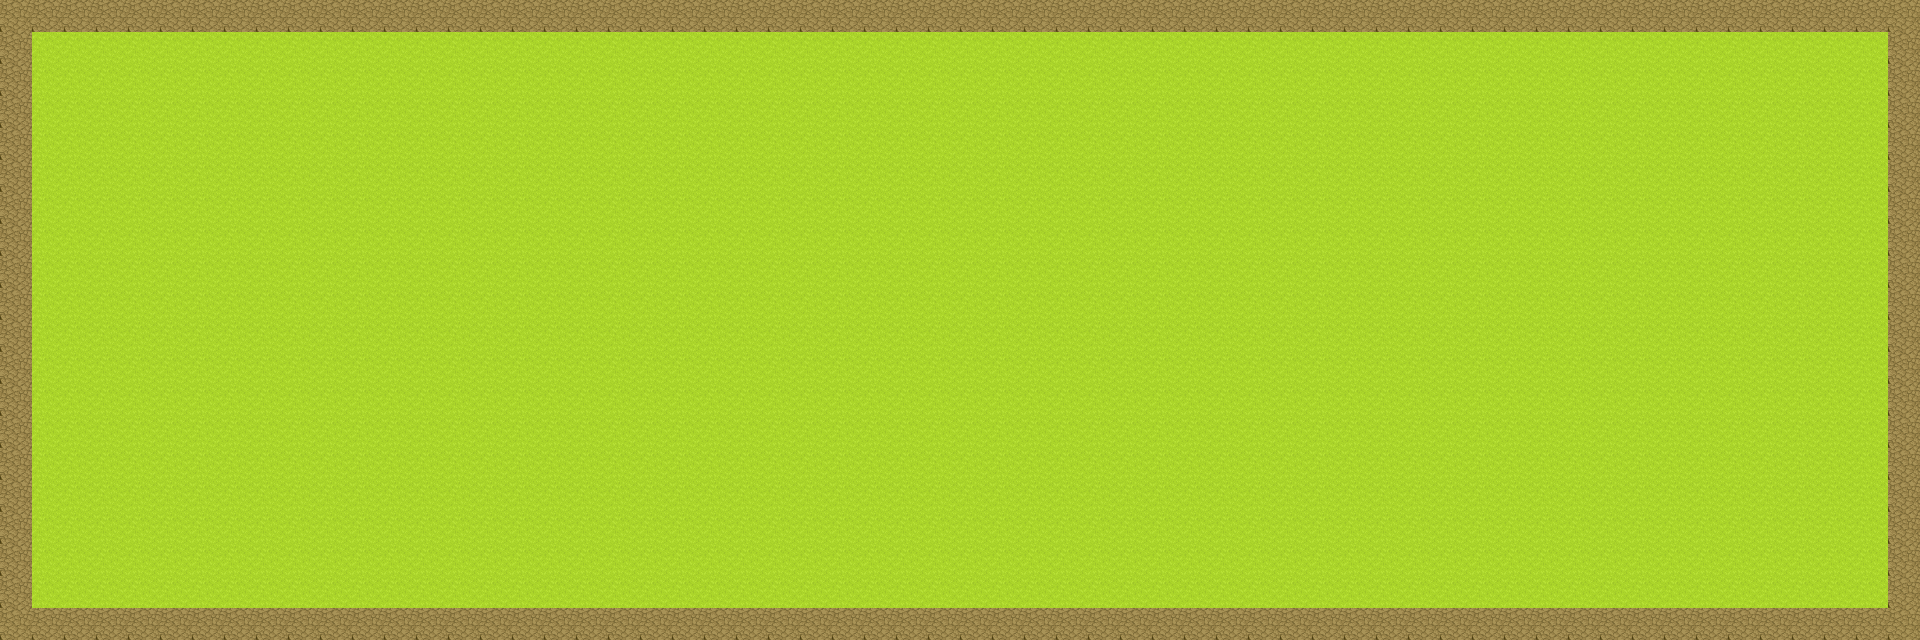

Tiled map render using the project's own tile images. Description and the whole map definition, tile-layer contents included, below:
An orthogonal 60x20 tile map with 32x32 px tiles, 1 tile layer (Tile Layer 1).

<map version="1.10" tiledversion="1.11.2" orientation="orthogonal" renderorder="right-down" width="60" height="20" tilewidth="32" tileheight="32" infinite="0" nextlayerid="2" nextobjectid="1">
 <tileset firstgid="1" source="[Base]BaseChip_pipo.tsx" />
 <layer id="1" name="Tile Layer 1" width="60" height="20">
  <data encoding="csv">
117,117,117,117,117,117,117,117,117,117,117,117,117,117,117,117,117,117,117,117,117,117,117,117,117,117,117,117,117,117,117,117,117,117,117,117,117,117,117,117,117,117,117,117,117,117,117,117,117,117,117,117,117,117,117,117,117,117,117,117,
117,3,3,3,3,3,3,3,3,3,3,3,3,3,3,3,3,3,3,3,3,3,3,3,3,3,3,3,3,3,3,3,3,3,3,3,3,3,3,3,3,3,3,3,3,3,3,3,3,3,3,3,3,3,3,3,3,3,3,117,
117,3,3,3,3,3,3,3,3,3,3,3,3,3,3,3,3,3,3,3,3,3,3,3,3,3,3,3,3,3,3,3,3,3,3,3,3,3,3,3,3,3,3,3,3,3,3,3,3,3,3,3,3,3,3,3,3,3,3,117,
117,3,3,3,3,3,3,3,3,3,3,3,3,3,3,3,3,3,3,3,3,3,3,3,3,3,3,3,3,3,3,3,3,3,3,3,3,3,3,3,3,3,3,3,3,3,3,3,3,3,3,3,3,3,3,3,3,3,3,117,
117,3,3,3,3,3,3,3,3,3,3,3,3,3,3,3,3,3,3,3,3,3,3,3,3,3,3,3,3,3,3,3,3,3,3,3,3,3,3,3,3,3,3,3,3,3,3,3,3,3,3,3,3,3,3,3,3,3,3,117,
117,3,3,3,3,3,3,3,3,3,3,3,3,3,3,3,3,3,3,3,3,3,3,3,3,3,3,3,3,3,3,3,3,3,3,3,3,3,3,3,3,3,3,3,3,3,3,3,3,3,3,3,3,3,3,3,3,3,3,117,
117,3,3,3,3,3,3,3,3,3,3,3,3,3,3,3,3,3,3,3,3,3,3,3,3,3,3,3,3,3,3,3,3,3,3,3,3,3,3,3,3,3,3,3,3,3,3,3,3,3,3,3,3,3,3,3,3,3,3,117,
117,3,3,3,3,3,3,3,3,3,3,3,3,3,3,3,3,3,3,3,3,3,3,3,3,3,3,3,3,3,3,3,3,3,3,3,3,3,3,3,3,3,3,3,3,3,3,3,3,3,3,3,3,3,3,3,3,3,3,117,
117,3,3,3,3,3,3,3,3,3,3,3,3,3,3,3,3,3,3,3,3,3,3,3,3,3,3,3,3,3,3,3,3,3,3,3,3,3,3,3,3,3,3,3,3,3,3,3,3,3,3,3,3,3,3,3,3,3,3,117,
117,3,3,3,3,3,3,3,3,3,3,3,3,3,3,3,3,3,3,3,3,3,3,3,3,3,3,3,3,3,3,3,3,3,3,3,3,3,3,3,3,3,3,3,3,3,3,3,3,3,3,3,3,3,3,3,3,3,3,117,
117,3,3,3,3,3,3,3,3,3,3,3,3,3,3,3,3,3,3,3,3,3,3,3,3,3,3,3,3,3,3,3,3,3,3,3,3,3,3,3,3,3,3,3,3,3,3,3,3,3,3,3,3,3,3,3,3,3,3,117,
117,3,3,3,3,3,3,3,3,3,3,3,3,3,3,3,3,3,3,3,3,3,3,3,3,3,3,3,3,3,3,3,3,3,3,3,3,3,3,3,3,3,3,3,3,3,3,3,3,3,3,3,3,3,3,3,3,3,3,117,
117,3,3,3,3,3,3,3,3,3,3,3,3,3,3,3,3,3,3,3,3,3,3,3,3,3,3,3,3,3,3,3,3,3,3,3,3,3,3,3,3,3,3,3,3,3,3,3,3,3,3,3,3,3,3,3,3,3,3,117,
117,3,3,3,3,3,3,3,3,3,3,3,3,3,3,3,3,3,3,3,3,3,3,3,3,3,3,3,3,3,3,3,3,3,3,3,3,3,3,3,3,3,3,3,3,3,3,3,3,3,3,3,3,3,3,3,3,3,3,117,
117,3,3,3,3,3,3,3,3,3,3,3,3,3,3,3,3,3,3,3,3,3,3,3,3,3,3,3,3,3,3,3,3,3,3,3,3,3,3,3,3,3,3,3,3,3,3,3,3,3,3,3,3,3,3,3,3,3,3,117,
117,3,3,3,3,3,3,3,3,3,3,3,3,3,3,3,3,3,3,3,3,3,3,3,3,3,3,3,3,3,3,3,3,3,3,3,3,3,3,3,3,3,3,3,3,3,3,3,3,3,3,3,3,3,3,3,3,3,3,117,
117,3,3,3,3,3,3,3,3,3,3,3,3,3,3,3,3,3,3,3,3,3,3,3,3,3,3,3,3,3,3,3,3,3,3,3,3,3,3,3,3,3,3,3,3,3,3,3,3,3,3,3,3,3,3,3,3,3,3,117,
117,3,3,3,3,3,3,3,3,3,3,3,3,3,3,3,3,3,3,3,3,3,3,3,3,3,3,3,3,3,3,3,3,3,3,3,3,3,3,3,3,3,3,3,3,3,3,3,3,3,3,3,3,3,3,3,3,3,3,117,
117,3,3,3,3,3,3,3,3,3,3,3,3,3,3,3,3,3,3,3,3,3,3,3,3,3,3,3,3,3,3,3,3,3,3,3,3,3,3,3,3,3,3,3,3,3,3,3,3,3,3,3,3,3,3,3,3,3,3,117,
117,117,117,117,117,117,117,117,117,117,117,117,117,117,117,117,117,117,117,117,117,117,117,117,117,117,117,117,117,117,117,117,117,117,117,117,117,117,117,117,117,117,117,117,117,117,117,117,117,117,117,117,117,117,117,117,117,117,117,117
</data>
 </layer>
</map>
